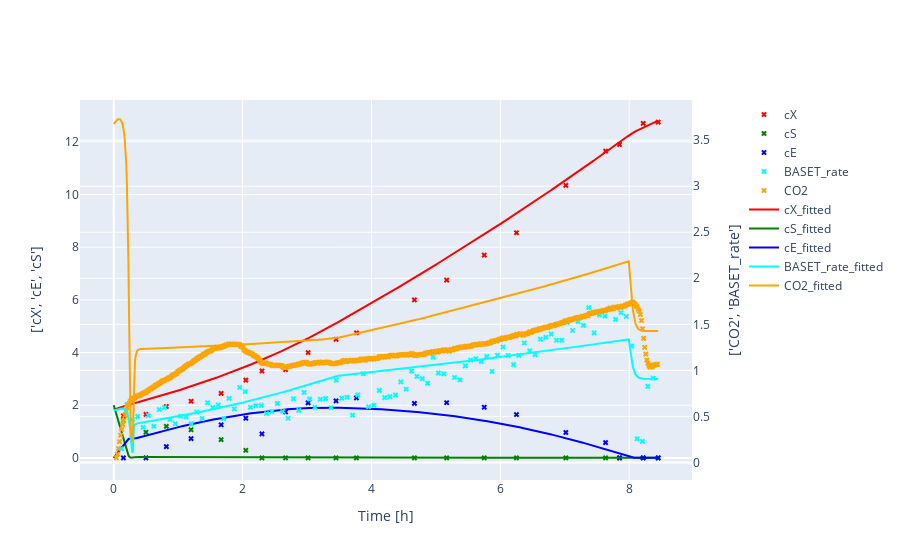

Source (notebook cell):
### Code cell
sim = y1.simulate(Exp1)
visualize(Exp1, sim).show()

### Figure 1 — Plotly figure (JSON) as saved in the notebook; plotly's stock layout.template omitted (floating-point values rounded to 4 significant figures; data arrays with more than 128 entries replaced by an {"elided": "..."} marker saying what was removed)
{"data": [{"marker": {"color": "red", "size": 5, "symbol": "x"}, "mode": "markers", "name": "cX", "type": "scatter", "x": [0, 0.15, 0.5, 0.8167, 1.2, 1.667, 2.05, 2.3, 2.667, 3.017, 3.45, 3.767, 4.667, 5.167, 5.75, 6.25, 7.017, 7.633, 7.85, 8.217, 8.45], "xaxis": "x", "y": [null, 1.6, 1.65, 1.95, 2.15, 2.45, 2.95, 3.3, 3.35, 4, 4.5, 4.75, 6, 6.75, 7.7, 8.55, 10.35, 11.65, 11.9, 12.7, 12.75], "yaxis": "y"}, {"marker": {"color": "green", "size": 5, "symbol": "x"}, "mode": "markers", "name": "cS", "type": "scatter", "x": [0, 0.15, 0.5, 0.8167, 1.2, 1.667, 2.05, 2.3, 2.667, 3.017, 3.45, 3.767, 4.667, 5.167, 5.75, 6.25, 7.017, 7.633, 7.85, 8.217, 8.45], "xaxis": "x", "y": [null, 1.419, 0.9746, 1.198, 1.068, 0.6934, 0.2877, 0, 0, 0, 0, 0, 0, 0, 0, 0, 0, 0, 0, 0, 0], "yaxis": "y"}, {"marker": {"color": "blue", "size": 5, "symbol": "x"}, "mode": "markers", "name": "cE", "type": "scatter", "x": [0, 0.15, 0.5, 0.8167, 1.2, 1.667, 2.05, 2.3, 2.667, 3.017, 3.45, 3.767, 4.667, 5.167, 5.75, 6.25, 7.017, 7.633, 7.85, 8.217, 8.45], "xaxis": "x", "y": [null, 0, 0, 0.428, 0.7334, 1.257, 1.504, 0.9111, 1.747, 2.091, 2.164, 2.277, 2.069, 2.095, 1.923, 1.645, 0.9623, 0.5794, 0, 0, 0], "yaxis": "y"}, {"marker": {"color": "cyan", "size": 5, "symbol": "x"}, "mode": "markers", "name": "BASET_rate", "type": "scatter", "x": [0.03833, 0.1217, 0.205, 0.2883, 0.3717, 0.455, 0.5383, 0.6217, 0.705, 0.7883, 0.8717, 0.955, 1.038, 1.122, 1.205, 1.288, 1.372, 1.455, 1.538, 1.622, 1.705, 1.788, 1.872, 1.955, 2.038, 2.122, 2.205, 2.288, 2.372, 2.455, 2.538, 2.622, 2.705, 2.788, 2.872, 2.955, 3.038, 3.122, 3.205, 3.288, 3.372, 3.455, 3.538, 3.622, 3.705, 3.788, 3.872, 3.955, 4.038, 4.122, 4.205, 4.288, 4.372, 4.455, 4.538, 4.622, 4.705, 4.788, 4.872, 4.955, 5.038, 5.122, 5.205, 5.288, 5.372, 5.455, 5.538, 5.622, 5.705, 5.788, 5.872, 5.955, 6.038, 6.122, 6.205, 6.288, 6.372, 6.455, 6.538, 6.622, 6.705, 6.788, 6.872, 6.955, 7.038, 7.122, 7.205, 7.288, 7.372, 7.455, 7.538, 7.622, 7.705, 7.788, 7.872, 7.955, 8.038, 8.122, 8.205, 8.288, 8.372], "xaxis": "x", "y": [null, 0.148, 0.627, 0.465, 0.499, 0.38, 0.509, 0.392, 0.574, 0.596, 0.466, 0.42, 0.501, 0.495, 0.418, 0.546, 0.477, 0.648, 0.597, 0.624, 0.476, 0.695, 0.581, 0.814, 0.768, 0.599, 0.616, 0.62, 0.529, 0.553, 0.64, 0.555, 0.479, 0.691, 0.565, 0.76, 0.687, 0.598, 0.686, 0.694, 0.594, 0.892, 0.697, 0.708, 0.513, 0.734, 0.963, 0.604, 0.621, 0.782, 0.703, 0.714, 0.732, 0.875, 0.795, 0.992, 0.933, 0.91, 0.86, 1.143, 0.973, 0.962, 1.205, 0.922, 0.896, 1.048, 1.111, 1.126, 1.095, 1.152, 0.987, 1.164, 1.254, 1.161, 1.062, 1.163, 1.297, 1.212, 1.171, 1.339, 1.359, 1.395, 1.327, 1.327, 1.521, 1.433, 1.53, 1.488, 1.682, 1.407, 1.603, 1.589, 1.68, 1.554, 1.626, 1.585, 1.264, 0.257, 0.229, 0.826, 0.916], "yaxis": "y2"}, {"marker": {"color": "orange", "size": 5, "symbol": "x"}, "mode": "markers", "name": "CO2", "type": "scatter", "x": {"elided": "505 float values"}, "xaxis": "x", "y": {"elided": "505 float values"}, "yaxis": "y2"}, {"marker": {"color": "red", "size": 5, "symbol": "x"}, "mode": "lines", "name": "cX_fitted", "type": "scatter", "x": {"elided": "1000 float values"}, "xaxis": "x", "y": {"elided": "1000 float values"}, "yaxis": "y"}, {"marker": {"color": "green", "size": 5, "symbol": "x"}, "mode": "lines", "name": "cS_fitted", "type": "scatter", "x": {"elided": "1000 float values"}, "xaxis": "x", "y": {"elided": "1000 float values"}, "yaxis": "y"}, {"marker": {"color": "blue", "size": 5, "symbol": "x"}, "mode": "lines", "name": "cE_fitted", "type": "scatter", "x": {"elided": "1000 float values"}, "xaxis": "x", "y": {"elided": "1000 float values"}, "yaxis": "y"}, {"marker": {"color": "cyan", "size": 5, "symbol": "x"}, "mode": "lines", "name": "BASET_rate_fitted", "type": "scatter", "x": {"elided": "1000 float values"}, "xaxis": "x", "y": {"elided": "1000 float values"}, "yaxis": "y2"}, {"marker": {"color": "orange", "size": 5, "symbol": "x"}, "mode": "lines", "name": "CO2_fitted", "type": "scatter", "x": {"elided": "1000 float values"}, "xaxis": "x", "y": {"elided": "1000 float values"}, "yaxis": "y2"}], "layout": {"xaxis": {"anchor": "y", "domain": [0, 0.94], "title": {"text": "Time [h]"}}, "yaxis": {"anchor": "x", "domain": [0, 1], "title": {"standoff": 20, "text": "['cX', 'cE', 'cS']"}, "type": "linear"}, "yaxis2": {"anchor": "x", "overlaying": "y", "side": "right", "title": {"standoff": 20, "text": "['CO2', 'BASET_rate']"}, "type": "linear"}}}
